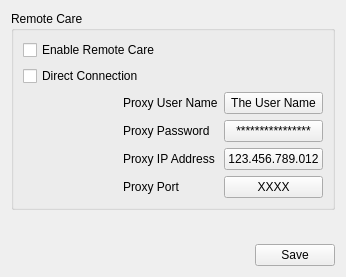
<?xml version="1.0" encoding="UTF-8"?>
<ui version="4.0">
 <class>ServiceUpdates::CNetworkSetting</class>
 <widget class="QWidget" name="ServiceUpdates::CNetworkSetting">
  <property name="geometry">
   <rect>
    <x>0</x>
    <y>0</y>
    <width>346</width>
    <height>277</height>
   </rect>
  </property>
  <property name="windowTitle">
   <string>Form</string>
  </property>
  <layout class="QVBoxLayout" name="verticalLayout">
   <item>
    <widget class="QGroupBox" name="remoteCareBox">
     <property name="title">
      <string>Remote Care</string>
     </property>
     <layout class="QGridLayout" name="gridLayout">
      <item row="0" column="0" colspan="2">
       <widget class="QCheckBox" name="checkBox_RemoteCare">
        <property name="text">
         <string>Enable Remote Care</string>
        </property>
       </widget>
      </item>
      <item row="1" column="0" colspan="2">
       <widget class="QCheckBox" name="checkBox_DirectConnection">
        <property name="text">
         <string>Direct Connection</string>
        </property>
       </widget>
      </item>
      <item row="2" column="0">
       <spacer name="horizontalSpacer_2">
        <property name="orientation">
         <enum>Qt::Horizontal</enum>
        </property>
        <property name="sizeHint" stdset="0">
         <size>
          <width>40</width>
          <height>16</height>
         </size>
        </property>
       </spacer>
      </item>
      <item row="2" column="1">
       <widget class="QLabel" name="proxyUserNameLabel">
        <property name="text">
         <string>Proxy User Name</string>
        </property>
       </widget>
      </item>
      <item row="2" column="2">
       <widget class="QPushButton" name="proxyUserNameButton">
        <property name="text">
         <string>The User Name</string>
        </property>
       </widget>
      </item>
      <item row="3" column="0">
       <spacer name="horizontalSpacer_3">
        <property name="orientation">
         <enum>Qt::Horizontal</enum>
        </property>
        <property name="sizeHint" stdset="0">
         <size>
          <width>40</width>
          <height>17</height>
         </size>
        </property>
       </spacer>
      </item>
      <item row="3" column="1">
       <widget class="QLabel" name="proxyPasswordLabel">
        <property name="text">
         <string>Proxy Password</string>
        </property>
       </widget>
      </item>
      <item row="3" column="2">
       <widget class="QPushButton" name="proxyPasswordButton">
        <property name="text">
         <string>****************</string>
        </property>
       </widget>
      </item>
      <item row="4" column="0">
       <spacer name="horizontalSpacer_4">
        <property name="orientation">
         <enum>Qt::Horizontal</enum>
        </property>
        <property name="sizeHint" stdset="0">
         <size>
          <width>40</width>
          <height>20</height>
         </size>
        </property>
       </spacer>
      </item>
      <item row="4" column="1">
       <widget class="QLabel" name="proxyIpAddressLabel">
        <property name="text">
         <string>Proxy IP Address</string>
        </property>
       </widget>
      </item>
      <item row="4" column="2">
       <widget class="QPushButton" name="proxyIpAddressButton">
        <property name="text">
         <string>123.456.789.012</string>
        </property>
       </widget>
      </item>
      <item row="5" column="0">
       <spacer name="horizontalSpacer_5">
        <property name="orientation">
         <enum>Qt::Horizontal</enum>
        </property>
        <property name="sizeHint" stdset="0">
         <size>
          <width>40</width>
          <height>17</height>
         </size>
        </property>
       </spacer>
      </item>
      <item row="5" column="1">
       <widget class="QLabel" name="proxyPortLabel">
        <property name="text">
         <string>Proxy Port</string>
        </property>
       </widget>
      </item>
      <item row="5" column="2">
       <widget class="QPushButton" name="proxyPortButton">
        <property name="text">
         <string>XXXX</string>
        </property>
       </widget>
      </item>
     </layout>
    </widget>
   </item>
   <item>
    <spacer name="verticalSpacer">
     <property name="orientation">
      <enum>Qt::Vertical</enum>
     </property>
     <property name="sizeHint" stdset="0">
      <size>
       <width>20</width>
       <height>40</height>
      </size>
     </property>
    </spacer>
   </item>
   <item>
    <layout class="QHBoxLayout" name="horizontalLayout">
     <item>
      <spacer name="horizontalSpacer">
       <property name="orientation">
        <enum>Qt::Horizontal</enum>
       </property>
       <property name="sizeHint" stdset="0">
        <size>
         <width>40</width>
         <height>20</height>
        </size>
       </property>
      </spacer>
     </item>
     <item>
      <widget class="QPushButton" name="saveButton">
       <property name="text">
        <string>Save</string>
       </property>
      </widget>
     </item>
    </layout>
   </item>
  </layout>
 </widget>
 <resources/>
 <connections/>
</ui>
